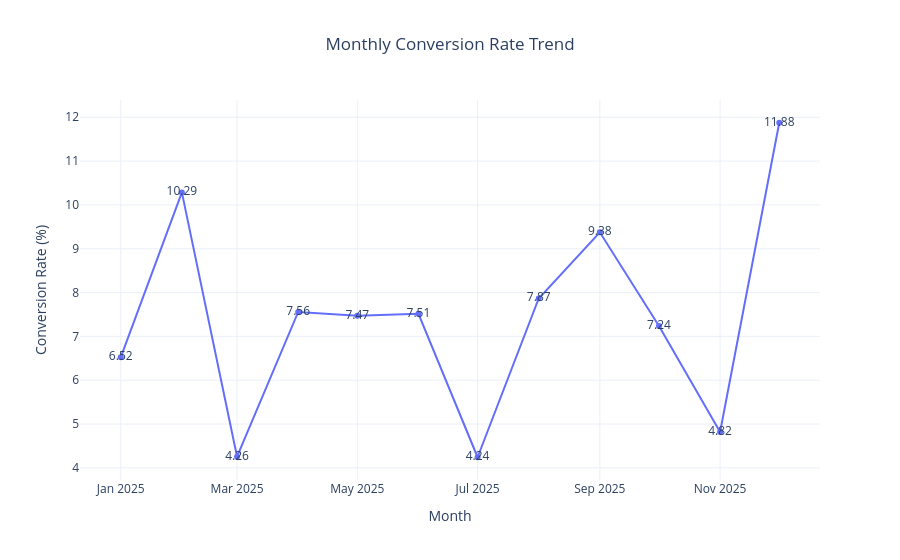

Notebook source saved alongside this figure:
### Code cell
fig = px.line(
    monthly_summary.reset_index(),
    x="Month",
    y="Conversion_Rate",
    title="Monthly Conversion Rate Trend",
    markers=True,
    text=monthly_summary["Conversion_Rate"].round(2),
    labels={
        "Month": "Month",
        "Conversion_Rate": "Conversion Rate (%)"
    }
)

fig.update_layout(
    template="plotly_white",
    title_x=0.5
)

fig.show()

### Figure 1 — Plotly figure (JSON) as saved in the notebook; plotly's stock layout.template omitted (floating-point values rounded to 4 significant figures)
{"data": [{"hovertemplate": "Month=%{x}<br>Conversion Rate (%)=%{y}<br>text=%{text}<extra></extra>", "legendgroup": "", "line": {"color": "#636efa", "dash": "solid"}, "marker": {"symbol": "circle"}, "mode": "lines+markers+text", "name": "", "orientation": "v", "showlegend": false, "text": [6.52, 10.29, 4.26, 7.56, 7.47, 7.51, 4.24, 7.87, 9.38, 7.24, 4.82, 11.88], "type": "scatter", "x": ["2025-01", "2025-02", "2025-03", "2025-04", "2025-05", "2025-06", "2025-07", "2025-08", "2025-09", "2025-10", "2025-11", "2025-12"], "xaxis": "x", "y": [6.522, 10.29, 4.255, 7.558, 7.471, 7.514, 4.242, 7.865, 9.375, 7.237, 4.819, 11.88], "yaxis": "y"}], "layout": {"legend": {"tracegroupgap": 0}, "title": {"text": "Monthly Conversion Rate Trend", "x": 0.5}, "xaxis": {"anchor": "y", "domain": [0, 1], "title": {"text": "Month"}}, "yaxis": {"anchor": "x", "domain": [0, 1], "title": {"text": "Conversion Rate (%)"}}}}
